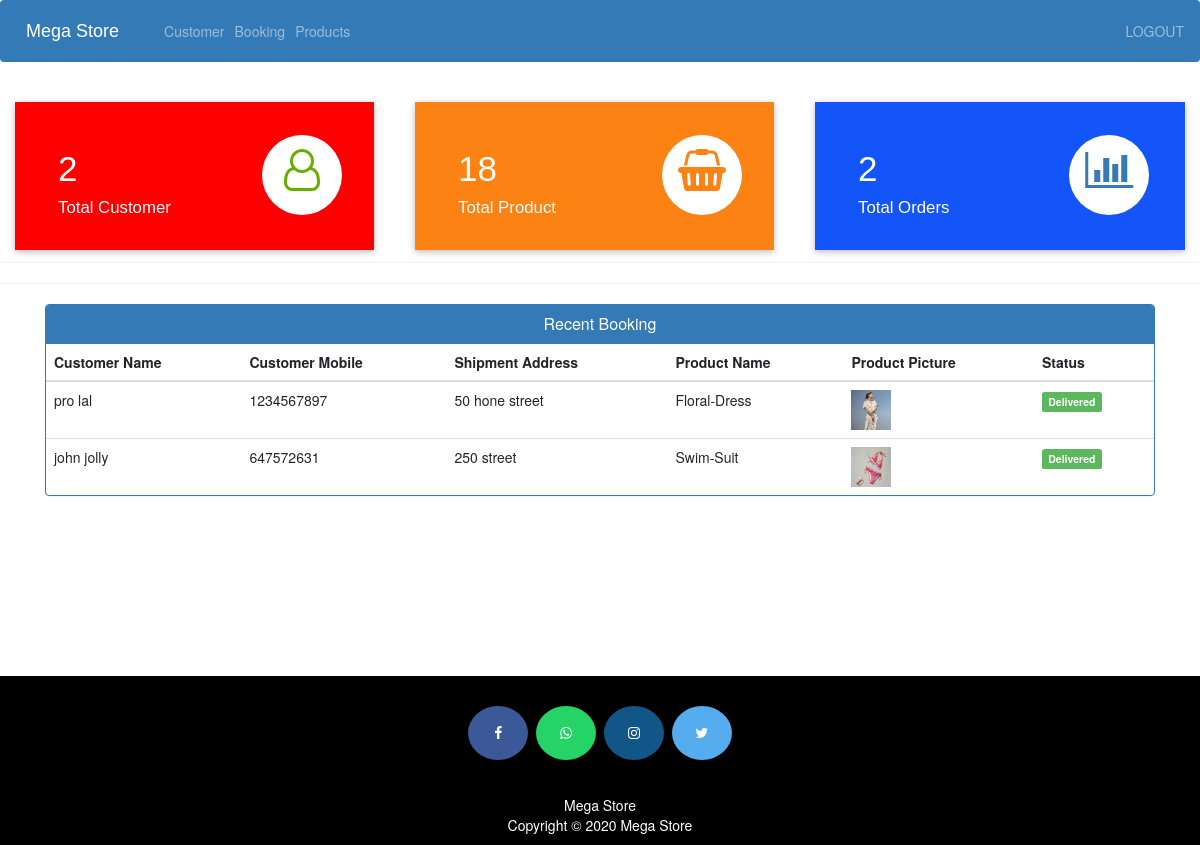
/admin-dashboard (signed in), run on the app's committed database.
### ecom/models.py (models this page shows, shortened)
class Customer(models.Model):
    user=models.OneToOneField(User,on_delete=models.CASCADE)
    profile_pic= models.ImageField(upload_to='profile_pic/CustomerProfilePic/',null=True,blank=True)
    address = models.CharField(max_length=40)
    mobile = models.CharField(max_length=20,null=False)
    @property
    def get_name(self):
        return self.user.first_name+" "+self.user.last_name

class Orders(models.Model):
    STATUS =(
        ('Pending','Pending'),
        ('Order Confirmed','Order Confirmed'),
        ('Out for Delivery','Out for Delivery'),
        ('Delivered','Delivered'),
    )
    customer=models.ForeignKey('Customer', on_delete=models.CASCADE,null=True)
    product=models.ForeignKey('Product',on_delete=models.CASCADE,null=True)
    email = models.CharField(max_length=50,null=True)
    address = models.CharField(max_length=500,null=True)
    mobile = models.CharField(max_length=20,null=True)
    order_date= models.DateField(auto_now_add=True,null=True)
    status=models.CharField(max_length=50,null=True,choices=STATUS)

class Product(models.Model):
    name=models.CharField(max_length=40)
    product_image= models.ImageField(upload_to='product_image/',null=True,blank=True)
    price = models.PositiveIntegerField()
    description=models.CharField(max_length=40)

### ecom/views.py (the view)
# urls.py: path('admin-dashboard', views.admin_dashboard_view,name='admin-dashboard'),
@login_required(login_url='adminlogin')
def admin_dashboard_view(request):
    customercount=models.Customer.objects.all().count()
    productcount=models.Product.objects.all().count()
    ordercount=models.Orders.objects.all().count()
    orders=models.Orders.objects.all()
    ordered_products=[]
    ordered_bys=[]
    for order in orders:
        ordered_product=models.Product.objects.all().filter(id=order.product.id)
        ordered_by=models.Customer.objects.all().filter(id = order.customer.id)
        ordered_products.append(ordered_product)
        ordered_bys.append(ordered_by)
    mydict={
    'customercount':customercount,
    'productcount':productcount,
    'ordercount':ordercount,
    'data':zip(ordered_products,ordered_bys,orders),
    }
    return render(request,'ecom/admin_dashboard.html',context=mydict)

### templates/ecom/admin_dashboard.html
{% extends 'ecom/admin_base.html' %}
{% load static %}
{% block content %}
<br>
{%include 'ecom/admin_dashboard_cards.html'%}
<br><br><br><br><br>
<hr><hr>
<div class="container" >
    <div class="panel panel-primary" >
      <div class="panel-heading" style="text-align:center;">
        <h6 class="panel-title">Recent Booking</h6>
      </div>
      <table class="table table-hover" id="dev-table">
        <thead>
          <tr>
            <th>Customer Name</th>
            <th>Customer Mobile</th>
            <th>Shipment Address</th>
            <th>Product Name</th>
            <th>Product Picture</th>
            <th>Status</th>
          </tr>
        </thead>
        {% for product,customer,order in data %}
        <tr>
          {% for c in customer %}
          <td> {{c.get_name}}</td>
          <td>{{c.mobile}}</td>
          <td>{{order.address}}</td>
          {% endfor %}
          {% for p in product %}
          <td> {{p.name}}</td>
          <td> <img src="{% static p.product_image.url %}" alt="Profile Pic" height="40px" width="40px" /></td>
          {% if order.status == 'Pending'%}
          <td> <span class="label label-info">{{order.status}}</span></td>
          {% elif order.status == 'Delivered' %}
          <td> <span class="label label-success">{{order.status}}</span></td>
          {% elif order.status == 'Out for Delivery' %}
          <td> <span class="label label-warning">{{order.status}}</span></td>
          {%else%}
            <td> <span class="label label-primary">{{order.status}}</span></td>
          {%endif%}
          {% endfor %}
        </tr>
        {% endfor %}
      </table>
  </div>
</div>
{% endblock content %}

### data on the page
Orders: address "50 hone street", status "Delivered"
Customer: get_name "pro lal", mobile "1234567897"
Product: name "Floral-Dress", product_image (picture)
Orders: address "250 street", status "Delivered"
Customer: get_name "john jolly", mobile "647572631"
Product: name "Swim-Suit", product_image (picture)

### other printed values
{{ customercount }} "2"
{{ productcount }} "18"
{{ ordercount }} "2"
